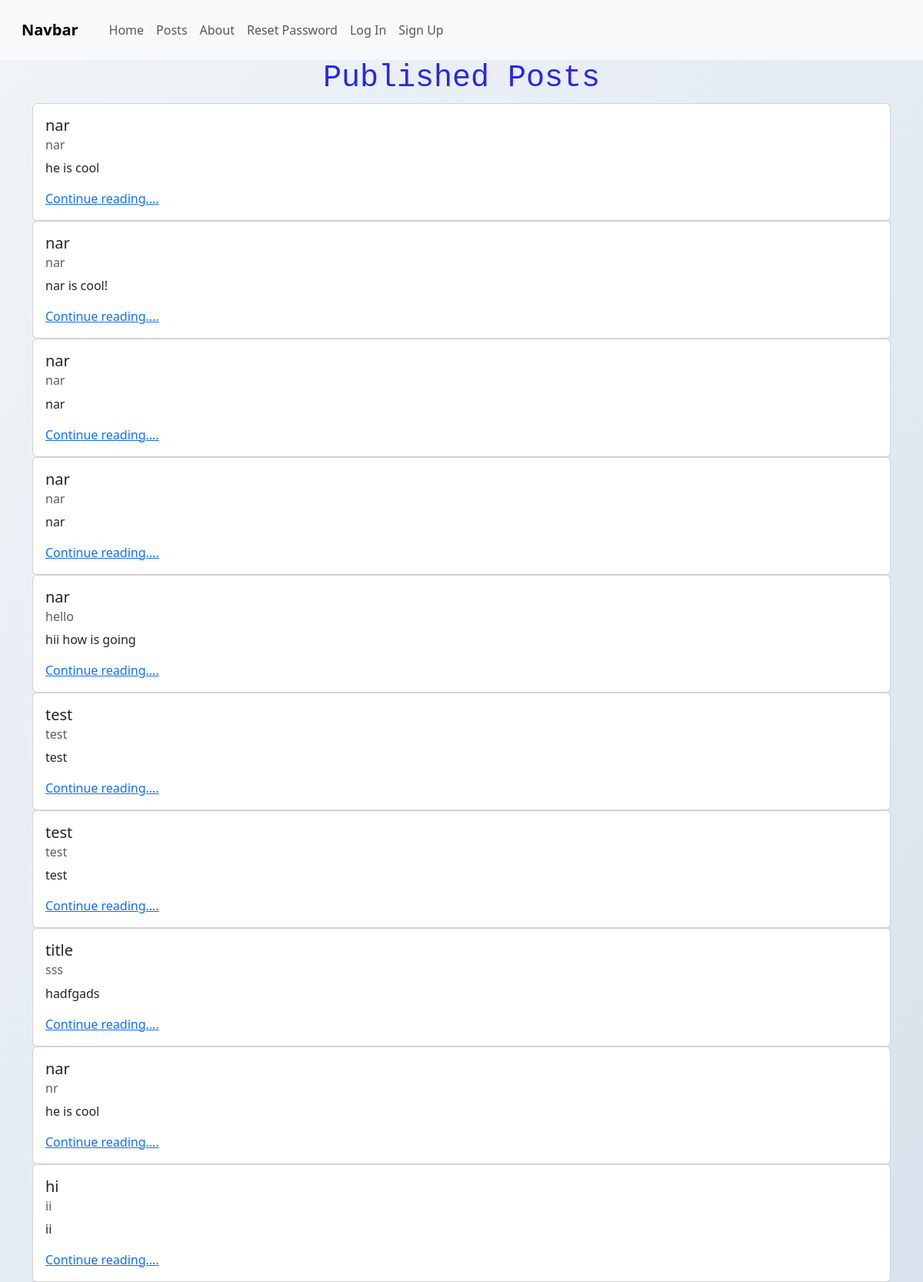
/posts/, run on the app's committed database.
### posts/models.py (models this page shows, shortened)
class Status(models.Model):
    name = models.CharField(max_length=128)
    description = models.CharField(max_length=256)

class Post(models.Model):
    title = models.CharField(max_length=128)
    subtitle = models.CharField(max_length=256)
    body = models.TextField()
    author = models.ForeignKey(
        get_user_model(),
        on_delete=models.CASCADE
    )
    status = models.ForeignKey(
        Status,
        on_delete=models.CASCADE,
    )
    created_on = models.DateTimeField(auto_now_add=True)

### posts/views.py (the view)
# urls.py: path("", views.PostListView.as_view(), name="list"),
class PostListView(ListView):
    template_name = "posts/list.html"
    model = Post
    def get_context_data(self,  **kwargs):
        context = super().get_context_data(**kwargs)
        published = Status.objects.get(name="published")
        context["title"] = "Published"
        context["post_list"] = (
            Post.objects
            .filter(status=published)
            .order_by("created_on").reverse()
        )
        return context

### templates/posts/list.html (shortened to what this page needs)
{% extends 'base.html' %}
{% block content %}
<h1>{{ title }} Posts</h1>
{% for post in post_list %}
<div class="card">
        <div class="card-body">
            <h5 class="card-title">{{ post.title }}</h5>
            <h6 class="card-subtitle mb-2 text-body-secondary">{{ post.subtitle }}</h6>
            <p class="card-text">{{ post.body|truncatechars:128 }}</p>
            <a href="{% url 'detail' post.id %}" class="card-link">Continue reading....</a>
        </div>
</div>
{% endfor %}
{% endblock content %}

### static/css/base.css (style rules this page uses)
h1 { text-align: center; color: rgb(40, 40, 227); font-family: 'Courier New', Courier, monospace; }
body { margin: 0; font-family: 'segoe UI', 'Segoe UI', Tahoma, Geneva, Verdana, sans-serif; background: linear-gradient(to bottom right, #f0f4f8, #d9e2ec); color: #333; }

### data on the page
Status: name "Published"
Post: title "nar", subtitle "nar", body "he is cool"
Post: title "nar", subtitle "nar", body "nar is cool!"
Post: title "nar", subtitle "nar", body "nar"
Post: title "nar", subtitle "nar", body "nar"
Post: title "nar", subtitle "hello", body "hii how is going"
Post: title "test", subtitle "test", body "test"
Post: title "test", subtitle "test", body "test"
Post: title "title", subtitle "sss", body "hadfgads"
Post: title "nar", subtitle "nr", body "he is cool"
Post: title "hi", subtitle "ii", body "ii"
